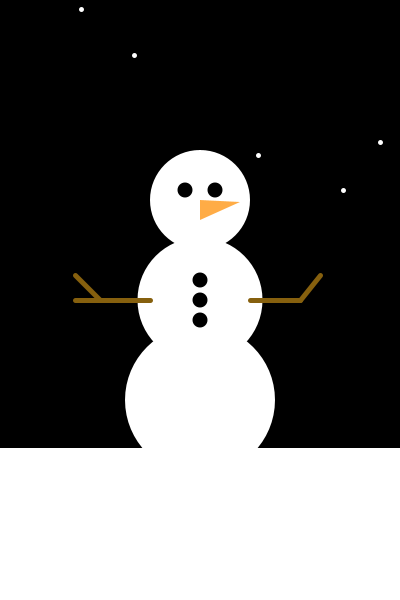
Frame 1 (no input)
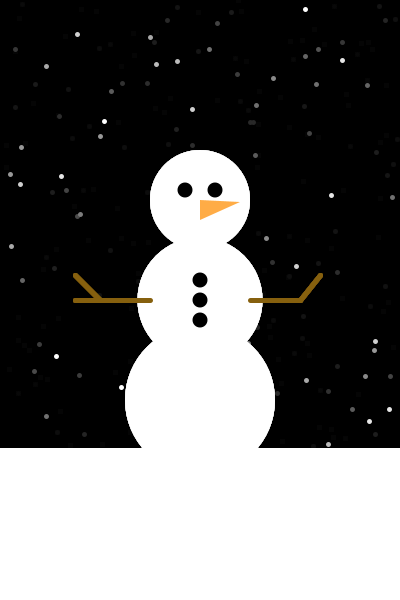
Frame 60 (the mouse pressed at the canvas centre just before this capture)
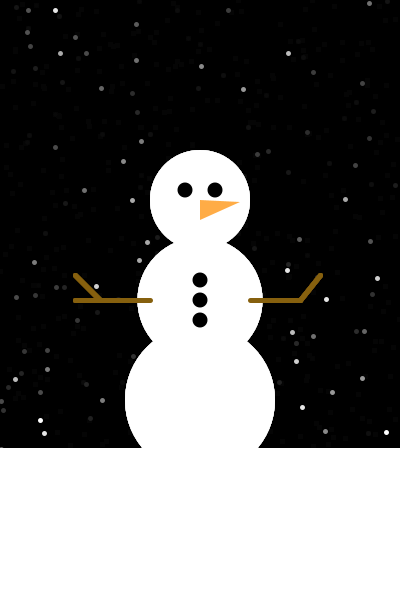
Frame 120 (the mouse held since frame 60 and released just before this capture)

The Processing sketch that drew these frames (run headless with seeded random() and noise(); from frame 60 on, the mouse is pressed at the canvas centre):

// Processing sketch: processing_125667
// ── processing_125667.pde

void setup()
{
  size(400, 600);
  background(0);
  frameRate(10);
}


void draw()
{
  noStroke();
  fill(0, 0, 0, 25);
    rect(0, 0, width, height);
  stroke(255);
  strokeWeight(5);
  point(random(width), random(height));
  point(random(width), random(height));
  point(random(width), random(height));
  point(random(width), random(height));
  point(random(width), random(height));
  point(random(width), random(height));
  
  fill(255); 
  rect(0, 450, 400, 450);
  noStroke();
  fill(255, 255, 255);
  ellipse(200, 400, 150, 150);
  ellipse(200, 300, 125, 125);
  ellipse(200, 200, 100, 100);

  noStroke();
  fill(0, 0, 0);
  ellipse(185, 190, 15, 15);
  ellipse(215, 190, 15, 15);
  ellipse(200, 300, 15, 15);
  ellipse(200, 320, 15, 15);
  ellipse(200, 280, 15, 15);
  noStroke();
  fill(255, 172, 70);
  triangle(200, 200, 200, 220, 240, 202);


  stroke(134, 96, 14);
  line(150, 300, 100, 300);
  line(300, 300, 250, 300);
  line(300, 300, 320 ,275); 
  line(100, 300, 75 ,275); 
  line(100, 300, 75 ,300); 
}
